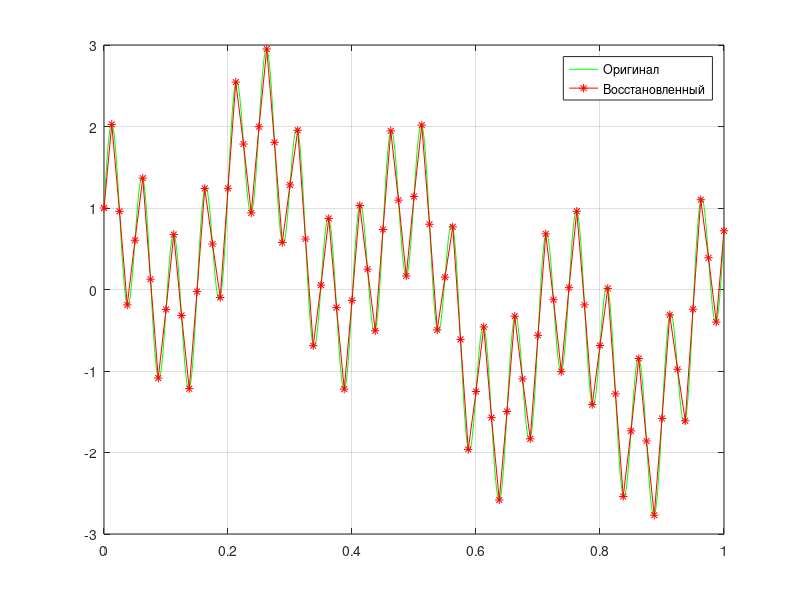
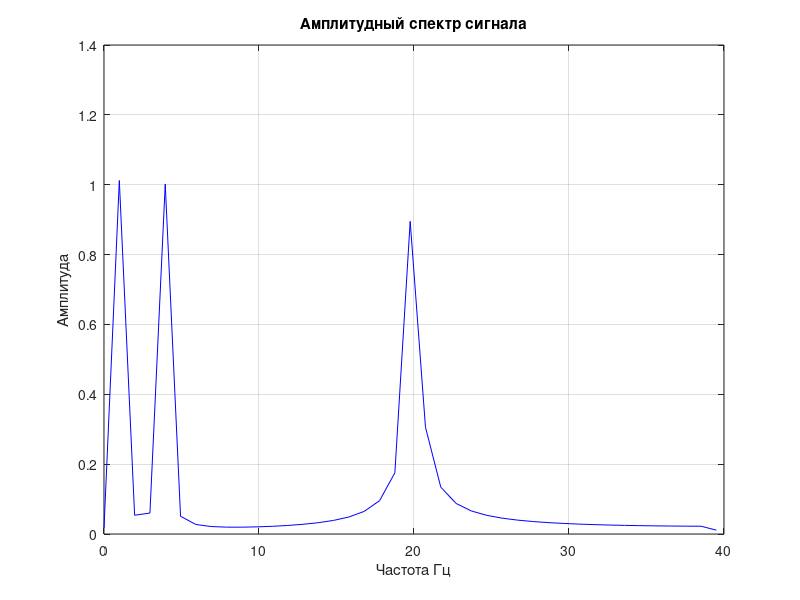

These charts were generated, in order, by the following MATLAB code: (Note: this script raises an error after producing the figures.)
clc
%% 1,2,3
t = 0:0.001:1;
f = 4;
y = cos(2*pi*f*t) + sin(10*pi*f*t) + sin(6*t);
figure;
title("Лаба 1");
plot(t, y, "g");
grid("on")
hold on;
disp("2 пункт: делим максимально высокую кампоненту на 2пи, и умножаем на f. Получаем 5*4 = 20Гц");
disp("3 пункт: минимальная необходимая частота дискретизации полученного сигнала = 40Гц");
%% 4
y = @(t) cos(2*pi*f*t) + sin(10*pi*f*t) + sin(6*t);
f = 80;
t = 0:1/f:1;
masx = t;
masy = y(t);
plot(masx, masy, "r*-");
grid on;
legend("Оригинал", "Восстановленный");
%% 5
f = 80;
t = 0:1/f:1;
masy = y(t);
N = length(masy);
Y = fft(masy); %Преобразование Фурье
mag = abs(Y) / N;
mag = mag(1:floor(N/2)+1);
mag(2:end-1) = 2 * mag(2:end-1);

f_axis = f * (0:floor(N/2)) / N;

figure;
plot(f_axis, mag, "b");
title("Амплитудный спектр сигнала");
grid on;
xlabel("Частота Гц");
ylabel("Амплитуда");
info = whos('masy');
disp("Пункт 5: " + info.bytes + "Б");
%% 6 
t = 0:0.001:1;
y = cos(8*pi*t) + sin(40*pi*t) + sin(6*t);
f = 80;
t_discret = 0:1/f:1;
y_discret = cos(8*pi*t_discret) + sin(40*pi*t_discret) + sin(6*t_discret);

figure;
plot(t, y, "g");
hold on;
plot(t_discret, y_discret, "r*-");
grid on;
title("Сравнение сигналов");
xlabel("Время, с");
ylabel("Амплитуда");
legend("Оригинал", "Восстановленный");
%% 7 
f = 320;
t = 0:1/f:1;
masy = cos(8*pi*t) + sin(40*pi*t) + sin(6*t);
N = length(masy);
Y = fft(masy); %Преобразование Фурье
mag = abs(Y) / N;
mag = mag(1:floor(N/2)+1);
mag(2:end-1) = 2 * mag(2:end-1);
f_axis = f * (0:floor(N/2)) / N;

figure;
plot(f_axis,mag, "b");
title("Амплитудный спектр (f = 320 Гц)");
grid on;
xlabel("Частота Гц");
ylabel("Амплитуда");
info = whos("masy");
disp("Пункт 7: Размер массива: " + string(info.bytes) + " байт");

t_ideal = 0:0.001:1;
y_ideal = cos(8*pi*t_ideal) + sin(40*pi*t_ideal) + sin(6*t_ideal);

figure;
plot(t_ideal, y_ideal, "g");
hold on;
plot(t, masy, "r*-");
grid on;
title("Сравнение сигналов (f = 320 Гц)");
xlabel("Время, с");
ylabel("Амплитуда");
legend("Оригинал", "Восстановленный");
%% 8 & 9
[y_voice, Fs] = audioread('voice.wav');
disp("Пункт 9: Оригинальная частота дискретизации Fs: " + string(Fs) + " Гц");
N_voice = length(y_voice);
disp("Пункт 9: Количество отсчетов в записи: " + string(N_voice));
%% 10
t_audio = 38.440; 
Fs_calculated = N_voice / t_audio;
disp("Пункт 10: Вычисленная частота дискретизации: " + string(Fs_calculated) + " Гц");
disp("Пункт 10: Частота Fs из файла: " + string(Fs) + " Гц");
%% 11
y1 = downsample(y_voice, 10);
zvuk = audioplayer(y1, Fs/10); 

% play(zvuk); 
% stop(zvuk) в терминал
figure;
plot(y1);
title("Временной сигнал после прореживания");
xlabel("Отсчеты");
ylabel("Амплитуда");
%% 12
N_orig = length(y_voice);
Y_orig = fft(y_voice);
mag_orig = abs(Y_orig) / N_orig;
mag_orig = mag_orig(1:floor(N_orig/2)+1);
mag_orig(2:end-1) = 2 * mag_orig(2:end-1);
f_axis_orig = Fs * (0:floor(N_orig/2)) / N_orig;

N_down = length(y1);
Y_down = fft(y1);
mag_down = abs(Y_down) / N_down;
mag_down = mag_down(1:floor(N_down/2)+1);
mag_down(2:end-1) = 2 * mag_down(2:end-1);
Fs_new = Fs / 10;
f_axis_down = Fs_new * (0:floor(N_down/2)) / N_down;

figure;
subplot(2, 1, 1);
plot(f_axis_orig, mag_orig, "g");
title("Спектр оригинального сигнала");
xlabel("Частота, Гц");
ylabel("Амплитуда");
grid on;

subplot(2, 1, 2);
plot(f_axis_down, mag_down, "r");
title("Спектр прореженного сигнала");
xlabel("Частота, Гц");
ylabel("Амплитуда");
grid on;
%% 13
f_samp = 320; 
t = 0:1/f_samp:1;
y = cos(8*pi*t) + sin(40*pi*t) + sin(6*t);
ymin = min(y);
ymax = max(y);
bits_array = [3, 4, 5, 6];

for i = 1:length(bits_array)
    b = bits_array(i);
    max_level = 2^b - 1; 

    y_norm = (y - ymin) / (ymax - ymin);
    y_quant_int = round(y_norm * max_level);
    y_quant_int(y_quant_int > max_level) = max_level; 
    y_quant_int(y_quant_int < 0) = 0;
    y_quant = y_quant_int / max_level * (ymax - ymin) + ymin;
    mean_error = mean(abs(y - y_quant));
    fprintf('Пункт 13: Средняя ошибка квантования для %d бит: %f\n', b, mean_error);

    if b == 3
        N = length(y);

        Y_orig = fft(y);
        mag_orig = abs(Y_orig)/N; 
        mag_orig = mag_orig(1:floor(N/2)+1); 
        mag_orig(2:end-1) = 2*mag_orig(2:end-1);

        Y_quant = fft(y_quant);
        mag_quant = abs(Y_quant)/N; 
        mag_quant = mag_quant(1:floor(N/2)+1); 
        mag_quant(2:end-1) = 2*mag_quant(2:end-1);

        f_axis = f_samp * (0:floor(N/2)) / N;

        figure;
        subplot(2,1,1);
        plot(f_axis, mag_orig, 'b'); 
        title('Спектр исходной синусоиды'); 
        ylabel('Амплитуда'); grid on;

        subplot(2,1,2);
        plot(f_axis, mag_quant, 'r'); 
        title('Спектр квантованного сигнала (3 бита)'); 
        xlabel('Частота, Гц'); ylabel('Амплитуда'); grid on;
    end
end
